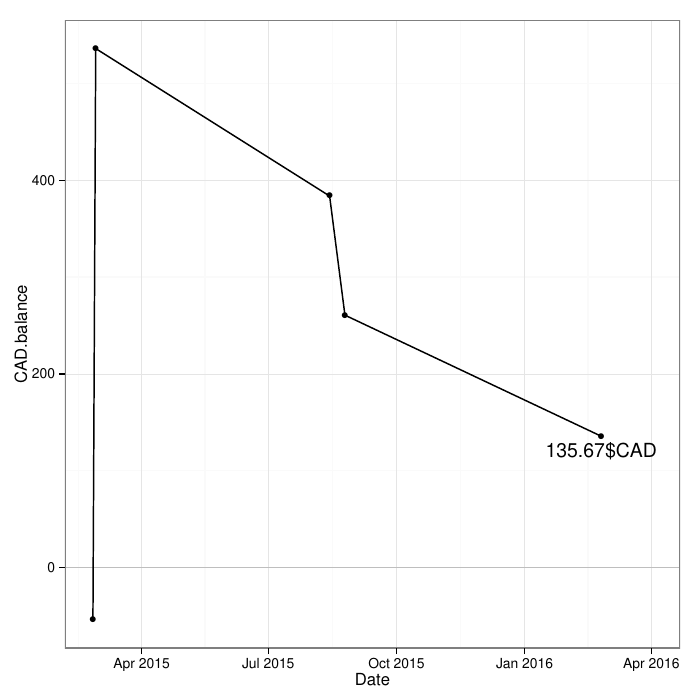

Here is the R script that generated this plot:
works_with_R("3.1.2", ggplot2="1.0", scales="0.2.3")

transactions <- read.csv("transactions.csv", comment.char="#")

transactions$CAD.balance <- cumsum(transactions$CAD.received)
transactions$Date <- strptime(transactions$date, "%Y-%m-%d")

current <- transactions[nrow(transactions), ]

date.range <- as.POSIXct(range(transactions$Date))
time.diff <- date.range[2] - date.range[1]
date.range[2] <- date.range[2] + time.diff/10

moneyPlot <- 
ggplot(transactions, aes(Date, CAD.balance))+
  theme_bw()+
  geom_hline(aes(yintercept=CAD),
             color="grey",
             data=data.frame(CAD=0))+
  geom_point()+
  geom_line()+
  scale_x_datetime(limits=date.range)+
  geom_text(aes(label=sprintf("%.02f$CAD", CAD.balance)),
            vjust=1.5,
            data=current)

pdf("figure-transactions.pdf")
print(moneyPlot)
dev.off()

